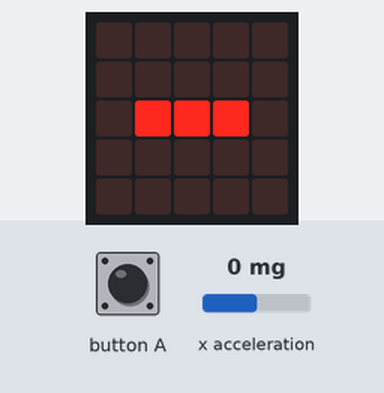
A program run on a simulated BBC micro:bit running MicroPython. Parts: the board's 5×5 LED display. The inputs (shaded band) are chosen by the test bench; at power-on: x acceleration 0 mg.

Above: at 0.4 s.
1.3 s: button A pressed for 3.2 s
At 4.56 s:
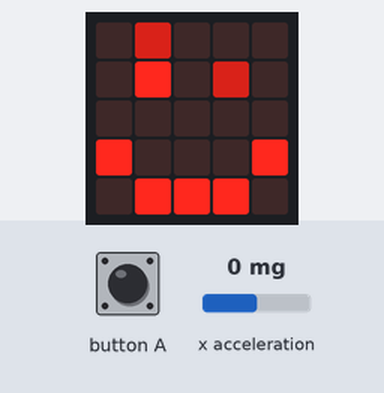
6.0 s: x acceleration set to -1440 mg
At 6.5 s:
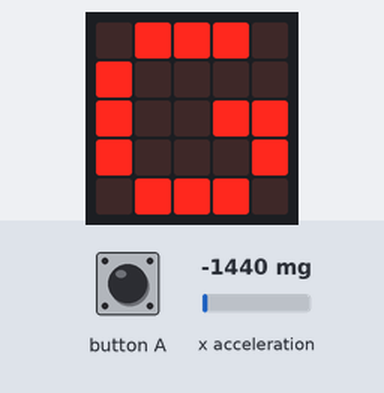
9.0 s: button A pressed for 0.15 s
At 9.4 s:
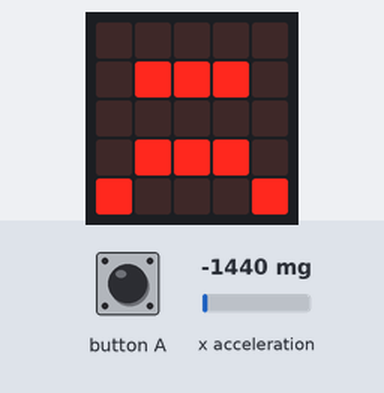
10.6 s: x acceleration set to 1440 mg
At 11.3 s:
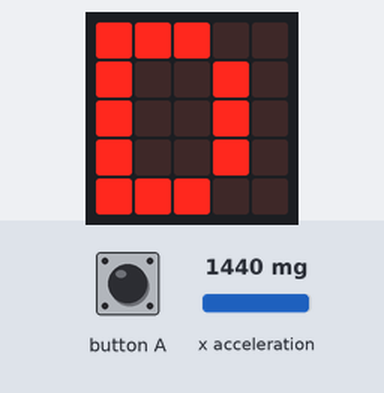
Timing chart, 0 to 13.6 s (numbered marks = the images above; inputs shaded):
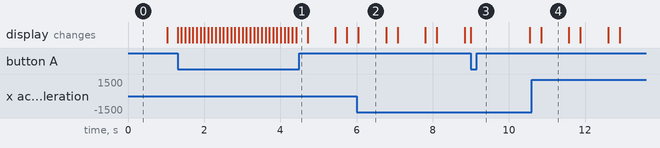

The program:

matrice_led.py
```python
# Add your Python code here. E.g.
from microbit import *


while True :


    inclinaison = accelerometer.get_x()

    if button_a.is_pressed() and (inclinaison > 200 or inclinaison <-200):
        emoji_content = Image("00000:"
                              "09990:"
                              "00000:"
                              "09990:"
                              "90009")

        display.show(emoji_content)
        sleep(1500)

    elif button_a.is_pressed():
        emoji_content = Image("05050:"  #display.show(Image.HAPPY)
                              "09090:"
                              "00000:"
                              "90009:"
                              "09990")

        display.show(emoji_content)
        sleep(100)

        emoji_content = Image("05000:"
                              "09050:"
                              "00000:"
                              "90009:"
                              "09990")

        display.show(emoji_content)
        sleep(100)


    else :
        display.clear()

    #---------------

    inclinaison = accelerometer.get_x()
    if inclinaison > 20:
        display.show("D")
    elif inclinaison < -20:
        display.show("G")
    else:
        display.show("-")
```

Measured:
- after the input at 1.3 s, the display: first changes at once (image 1 shows a later state)
- after the input at 6.0 s, the display: changes after 0.05 s (image 2)
- after the input at 9.0 s, the display: changes at once (image 3)
- after the input at 10.6 s, the display: changes after 0.25 s (image 4)
- what the display in image 2 shows lasts 0.7 s, from 6.1 s to 6.8 s
